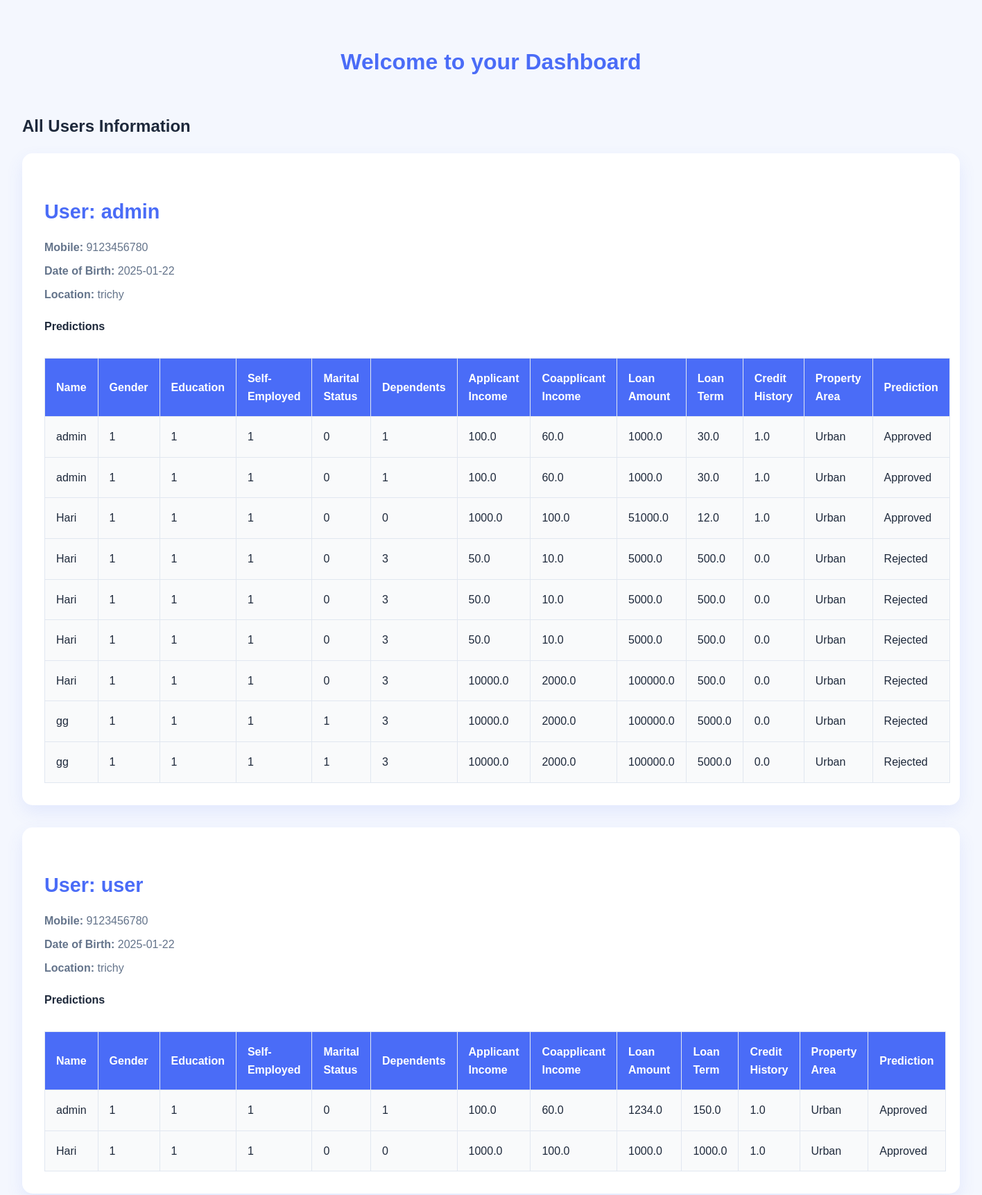
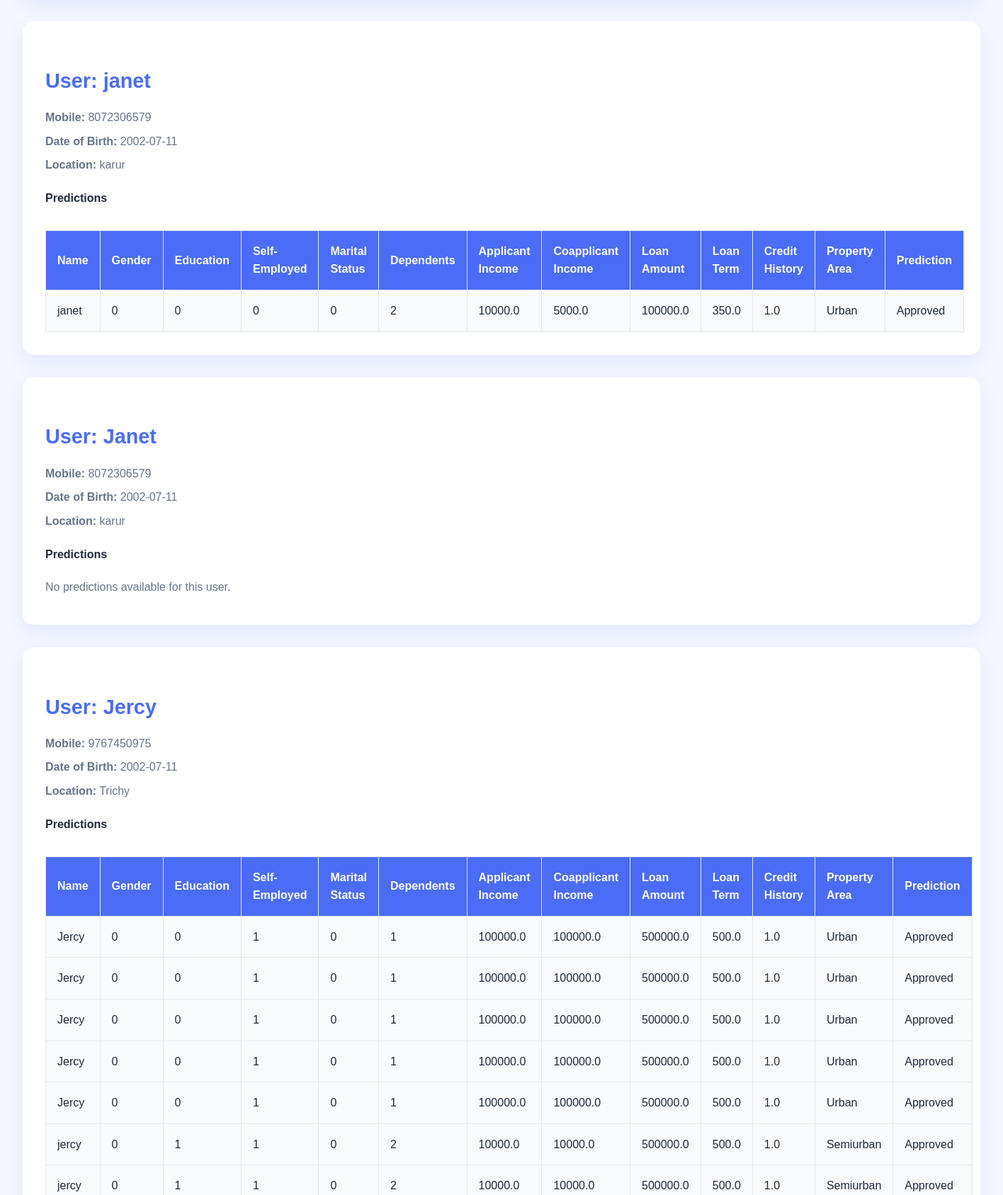
The app's page /dashboard (signed in, upper part) with its own data (2 pictures, top to bottom).
### tables this page shows
CREATE TABLE users (
                        id INTEGER PRIMARY KEY AUTOINCREMENT,
                        username TEXT NOT NULL UNIQUE,
                        password TEXT NOT NULL,
                        mobile TEXT,
                        dob TEXT,
                        location TEXT
                    );

CREATE TABLE predictions (
                        id INTEGER PRIMARY KEY AUTOINCREMENT,
                        user_id INTEGER,
                        name TEXT,
                        gender TEXT,
                        education TEXT,
                        self_employed TEXT,
                        marital_status TEXT,
                        dependents TEXT,
                        applicant_income REAL,
                        coapplicant_income REAL,
                        loan_amount REAL,
                        loan_term REAL,
                        credit_history REAL,
                        property_area TEXT,
                        result TEXT,
                        timestamp DATETIME DEFAULT CURRENT_TIMESTAMP,
                        FOREIGN KEY(user_id) REFERENCES users(id)
                    );

### app.py (the view)
@app.route('/dashboard')
def dashboard():
    if 'username' not in session:
        flash('Please log in to view your dashboard.', 'warning')
        return redirect(url_for('login'))
    username = session['username']
    conn = sqlite3.connect('users.db')
    cursor = conn.cursor()
    cursor.execute("SELECT id, username, mobile, dob, location FROM users")
    all_users_data = cursor.fetchall()
    if not all_users_data:
        flash('No users found!', 'danger')
        return redirect(url_for('login'))
    users_with_predictions = []
    for user in all_users_data:
        user_id, username, mobile, dob, location = user
        cursor.execute("SELECT name, gender, education, self_employed, marital_status, dependents, "
                       "applicant_income, coapplicant_income, loan_amount, loan_term, credit_history, "
                       "property_area, result, timestamp FROM predictions WHERE user_id = ?", (user_id,))
        predictions_data = cursor.fetchall()
        users_with_predictions.append({
            'user': user,
            'predictions': predictions_data
        })
    conn.close()
    return render_template('dashboard.html', users_with_predictions=users_with_predictions)

### template/dashboard.html (shortened to what this page needs)
<!DOCTYPE html>
<html lang="en">
<head>
</head>
<body>
    <div class="container">
        <h1>Welcome to your Dashboard</h1>
        <div class="all-users">
            <h2>All Users Information</h2>
            {% if users_with_predictions %}
                {% for user_data in users_with_predictions %}
                    <div class="user-info">
                        <h3>User: {{ user_data['user'][1] }}</h3>
                        <p><strong>Mobile:</strong> {{ user_data['user'][2] }}</p>
                        <p><strong>Date of Birth:</strong> {{ user_data['user'][3] }}</p>
                        <p><strong>Location:</strong> {{ user_data['user'][4] }}</p>
                        <h4>Predictions</h4>
                        {% if user_data['predictions'] %}
                            <table>
                                <thead>
                                    <tr>
                                        <th>Name</th>
                                        <th>Gender</th>
                                        <th>Education</th>
                                        <th>Self-Employed</th>
                                        <th>Marital Status</th>
                                        <th>Dependents</th>
                                        <th>Applicant Income</th>
                                        <th>Coapplicant Income</th>
                                        <th>Loan Amount</th>
                                        <th>Loan Term</th>
                                        <th>Credit History</th>
                                        <th>Property Area</th>
                                        <th>Prediction</th>
                                    </tr>
                                </thead>
                                <tbody>
                                    {% for prediction in user_data['predictions'] %}
                                        <tr>
                                            <td>{{ prediction[0] }}</td>
                                            <td>{{ prediction[1] }}</td>
                                            <td>{{ prediction[2] }}</td>
                                            <td>{{ prediction[3] }}</td>
                                            <td>{{ prediction[4] }}</td>
                                            <td>{{ prediction[5] }}</td>
                                            <td>{{ prediction[6] }}</td>
                                            <td>{{ prediction[7] }}</td>
                                            <td>{{ prediction[8] }}</td>
                                            <td>{{ prediction[9] }}</td>
                                            <td>{{ prediction[10] }}</td>
                                            <td>{{ prediction[11] }}</td>
                                            <td>{{ prediction[12] }}</td>
                                        </tr>
                                    {% endfor %}
                                </tbody>
                            </table>
                        {% else %}
                            <p>No predictions available for this user.</p>
                        {% endif %}
                    </div>
                {% endfor %}
            {% else %}
                <p>No users found.</p>
            {% endif %}
        </div>
    </div>
</body>
</html>

### template/dashboard.html (style rules this page uses)
body { font-family: 'Poppins', sans-serif; background: #f4f7fe; color: #1e293b; margin: 0; padding: 0; box-sizing: border-box; line-height: 1.6; }
h1 { text-align: center; color: #4a6cf7; margin: 2rem 0; }
.container { padding: 2rem; }
.all-users { margin-top: 3rem; }
.user-info { background: white; border-radius: 15px; padding: 2rem; box-shadow: 0 10px 25px rgba(74, 108, 247, 0.1); margin-bottom: 2rem; animation: fadeInUp 1s ease-out; }
.user-info h3 { color: #4a6cf7; font-size: 1.8rem; margin-bottom: 1rem; }
.user-info p { color: #64748b; margin: 0.5rem 0; }
table { width: 100%; border-collapse: collapse; margin-top: 2rem; animation: fadeInUp 1s ease-out; }
th, td { padding: 1rem; text-align: left; border: 1px solid #e1e7f0; }
th { background: #4a6cf7; color: white; }
td { background: #f9fafb; }

### records on screen
users: username "admin", mobile "9123456780", dob "2025-01-22", location "trichy"
predictions: name "admin", gender "1", education "1", self_employed "1", marital_status "0", dependents "1", applicant_income "100.0", coapplicant_income "60.0", loan_amount "1000.0", loan_term "30.0", credit_history "1.0", property_area "Urban", result "Approved"
predictions: name "admin", gender "1", education "1", self_employed "1", marital_status "0", dependents "1", applicant_income "100.0", coapplicant_income "60.0", loan_amount "1000.0", loan_term "30.0", credit_history "1.0", property_area "Urban", result "Approved"
predictions: name "Hari", gender "1", education "1", self_employed "1", marital_status "0", dependents "0", applicant_income "1000.0", coapplicant_income "100.0", loan_amount "51000.0", loan_term "12.0", credit_history "1.0", property_area "Urban", result "Approved"
predictions: name "Hari", gender "1", education "1", self_employed "1", marital_status "0", dependents "3", applicant_income "50.0", coapplicant_income "10.0", loan_amount "5000.0", loan_term "500.0", credit_history "0.0", property_area "Urban", result "Rejected"
predictions: name "Hari", gender "1", education "1", self_employed "1", marital_status "0", dependents "3", applicant_income "50.0", coapplicant_income "10.0", loan_amount "5000.0", loan_term "500.0", credit_history "0.0", property_area "Urban", result "Rejected"
predictions: name "Hari", gender "1", education "1", self_employed "1", marital_status "0", dependents "3", applicant_income "50.0", coapplicant_income "10.0", loan_amount "5000.0", loan_term "500.0", credit_history "0.0", property_area "Urban", result "Rejected"
predictions: name "Hari", gender "1", education "1", self_employed "1", marital_status "0", dependents "3", applicant_income "10000.0", coapplicant_income "2000.0", loan_amount "100000.0", loan_term "500.0", credit_history "0.0", property_area "Urban", result "Rejected"
predictions: name "gg", gender "1", education "1", self_employed "1", marital_status "1", dependents "3", applicant_income "10000.0", coapplicant_income "2000.0", loan_amount "100000.0", loan_term "5000.0", credit_history "0.0", property_area "Urban", result "Rejected"
predictions: name "gg", gender "1", education "1", self_employed "1", marital_status "1", dependents "3", applicant_income "10000.0", coapplicant_income "2000.0", loan_amount "100000.0", loan_term "5000.0", credit_history "0.0", property_area "Urban", result "Rejected"
users: username "user", mobile "9123456780", dob "2025-01-22", location "trichy"
predictions: name "admin", gender "1", education "1", self_employed "1", marital_status "0", dependents "1", applicant_income "100.0", coapplicant_income "60.0", loan_amount "1234.0", loan_term "150.0", credit_history "1.0", property_area "Urban", result "Approved"
predictions: name "Hari", gender "1", education "1", self_employed "1", marital_status "0", dependents "0", applicant_income "1000.0", coapplicant_income "100.0", loan_amount "1000.0", loan_term "1000.0", credit_history "1.0", property_area "Urban", result "Approved"
users: username "janet", mobile "8072306579", dob "2002-07-11", location "karur"
predictions: name "janet", gender "0", education "0", self_employed "0", marital_status "0", dependents "2", applicant_income "10000.0", coapplicant_income "5000.0", loan_amount "100000.0", loan_term "350.0", credit_history "1.0", property_area "Urban", result "Approved"
users: username "Janet", mobile "8072306579", dob "2002-07-11", location "karur"
users: username "Jercy", mobile "9767450975", dob "2002-07-11", location "Trichy"
predictions: name "Jercy", gender "0", education "0", self_employed "1", marital_status "0", dependents "1", applicant_income "100000.0", coapplicant_income "100000.0", loan_amount "500000.0", loan_term "500.0", credit_history "1.0", property_area "Urban", result "Approved"
predictions: name "Jercy", gender "0", education "0", self_employed "1", marital_status "0", dependents "1", applicant_income "100000.0", coapplicant_income "100000.0", loan_amount "500000.0", loan_term "500.0", credit_history "1.0", property_area "Urban", result "Approved"
predictions: name "Jercy", gender "0", education "0", self_employed "1", marital_status "0", dependents "1", applicant_income "100000.0", coapplicant_income "100000.0", loan_amount "500000.0", loan_term "500.0", credit_history "1.0", property_area "Urban", result "Approved"
predictions: name "Jercy", gender "0", education "0", self_employed "1", marital_status "0", dependents "1", applicant_income "100000.0", coapplicant_income "100000.0", loan_amount "500000.0", loan_term "500.0", credit_history "1.0", property_area "Urban", result "Approved"
predictions: name "Jercy", gender "0", education "0", self_employed "1", marital_status "0", dependents "1", applicant_income "100000.0", coapplicant_income "100000.0", loan_amount "500000.0", loan_term "500.0", credit_history "1.0", property_area "Urban", result "Approved"
predictions: name "jercy", gender "0", education "1", self_employed "1", marital_status "0", dependents "2", applicant_income "10000.0", coapplicant_income "10000.0", loan_amount "500000.0", loan_term "500.0", credit_history "1.0", property_area "Semiurban", result "Approved"
predictions: name "jercy", gender "0", education "1", self_employed "1", marital_status "0", dependents "2", applicant_income "10000.0", coapplicant_income "10000.0", loan_amount "500000.0", loan_term "500.0", credit_history "1.0", property_area "Semiurban", result "Approved"
